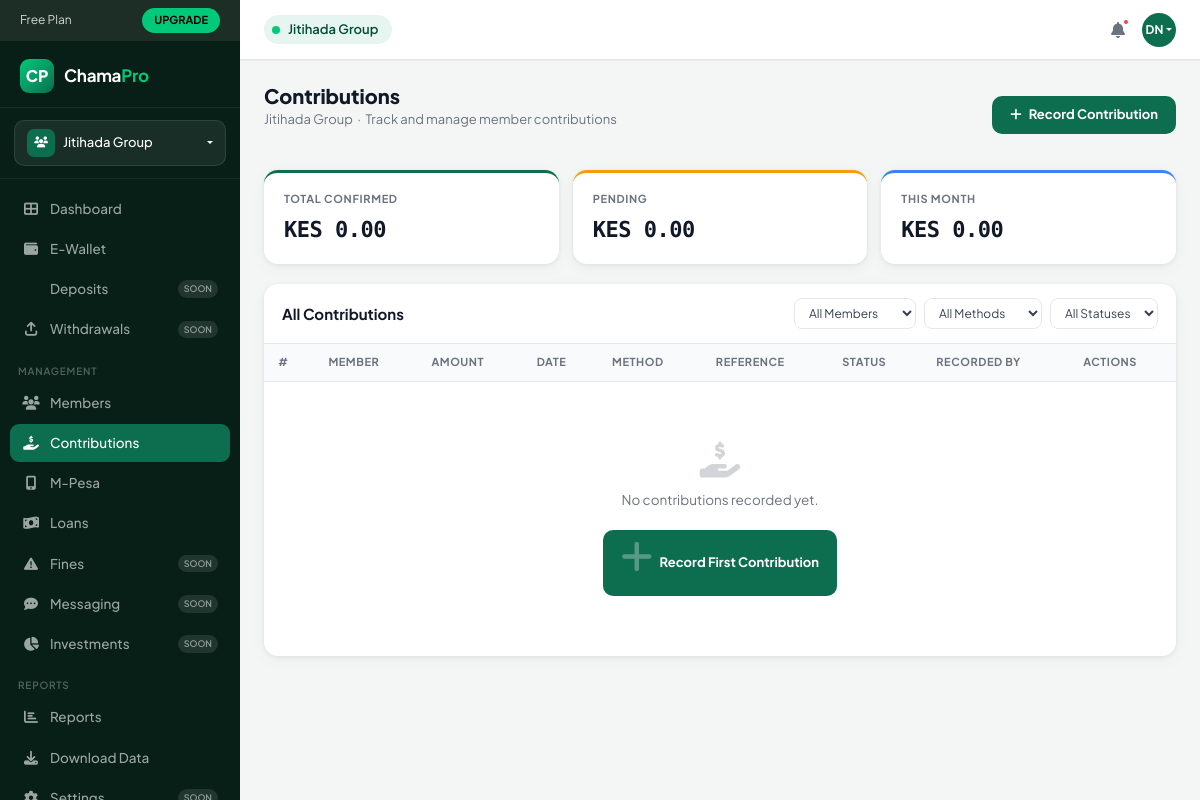
Before: /chama/2/contributions/ (signed in) with the older database file.
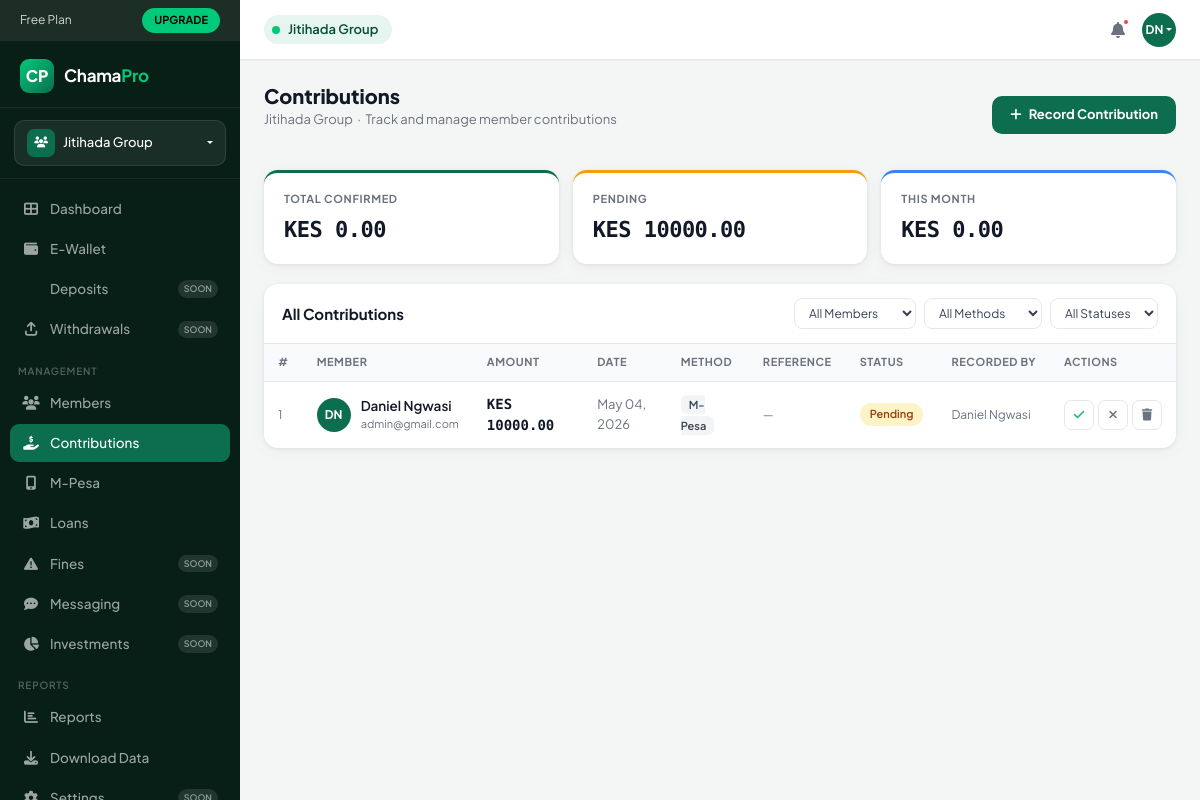
After: the same page with the newer database file.
### chamapro/models.py (models this page shows, shortened)
class Chama(models.Model):
    name = models.CharField(max_length=255)
    description = models.TextField(blank=True, null=True)
    created_by = models.ForeignKey(
        'User', null=True, blank=True, on_delete=models.SET_NULL, related_name='created_chamas'
    )
    currency = models.CharField(max_length=10, default='KES')
    contribution_amount = models.DecimalField(max_digits=12, decimal_places=2, default=0)
    contribution_day = models.PositiveSmallIntegerField(default=5)
    meeting_day = models.CharField(max_length=20, blank=True, null=True)
    settings = models.JSONField(default=dict, blank=True)
    is_active = models.BooleanField(default=True)
    created_at = models.DateTimeField(auto_now_add=True)

class User(AbstractUser):
    phone = models.CharField(max_length=30, unique=True, null=True, blank=True)

class Contribution(models.Model):
    PAYMENT_METHODS = [
        ('mpesa', 'M-Pesa'),
        ('bank', 'Bank Transfer'),
        ('cash', 'Cash'),
        ('cheque', 'Cheque'),
    ]
    STATUS_CHOICES = [
        ('pending', 'Pending'),
        ('confirmed', 'Confirmed'),
        ('rejected', 'Rejected'),
    ]
    chama = models.ForeignKey(Chama, on_delete=models.CASCADE, related_name='contributions')
    member = models.ForeignKey('User', on_delete=models.CASCADE, related_name='contributions')
    amount = models.DecimalField(max_digits=12, decimal_places=2)
    payment_method = models.CharField(max_length=20, choices=PAYMENT_METHODS, default='cash')
    reference = models.CharField(max_length=255, blank=True, null=True)
    notes = models.TextField(blank=True, null=True)
    status = models.CharField(max_length=20, choices=STATUS_CHOICES, default='confirmed')
    date = models.DateField(default=timezone.now)
    recorded_by = models.ForeignKey(
        'User', null=True, blank=True, on_delete=models.SET_NULL, related_name='recorded_contributions'
    )
    created_at = models.DateTimeField(auto_now_add=True)
    class Meta:
        ordering = ['-date', '-created_at']

### chamapro/views.py (the view)
# urls.py: path('chama/<int:chama_id>/contributions/', views.contributions, name='contributions'),
@login_required(login_url='login')
def contributions(request, chama_id):
    chama = get_object_or_404(Chama, id=chama_id)
    my = get_object_or_404(Membership, chama=chama, user=request.user, active=True)
    contribs = chama.contributions.select_related('member', 'recorded_by').order_by('-date', '-created_at')
    member_filter = request.GET.get('member', '')
    method_filter = request.GET.get('method', '')
    status_filter = request.GET.get('status', '')
    if member_filter:
        contribs = contribs.filter(member_id=member_filter)
    if method_filter:
        contribs = contribs.filter(payment_method=method_filter)
    if status_filter:
        contribs = contribs.filter(status=status_filter)
    today = datetime.date.today()
    total_confirmed  = chama.contributions.filter(status='confirmed').aggregate(t=Sum('amount'))['t'] or 0
    total_pending    = chama.contributions.filter(status='pending').aggregate(t=Sum('amount'))['t'] or 0
    total_this_month = chama.contributions.filter(
        status='confirmed', date__month=today.month, date__year=today.year,
    ).aggregate(t=Sum('amount'))['t'] or 0
    members = chama.memberships.filter(active=True).select_related('user')
    context = {
        'chama': chama,
        'my_membership': my,
        'can_manage': my.role in ('admin', 'treasurer'),
        'contributions': contribs,
        'members': members,
        'total_confirmed': total_confirmed,
        'total_pending': total_pending,
        'total_this_month': total_this_month,
        'member_filter': member_filter,
        'method_filter': method_filter,
        'status_filter': status_filter,
        'payment_methods': Contribution.PAYMENT_METHODS,
    }
    return render(request, 'contributions.html', context)

### chamapro/templates/contributions.html (shortened to what this page needs)
{% load static %}
<!DOCTYPE html>
<html lang="en">
<head>
  <link href="https://cdn.jsdelivr.net/npm/bootstrap@5.3.2/dist/css/bootstrap.min.css" rel="stylesheet">
  <link rel="stylesheet" href="https://cdnjs.cloudflare.com/ajax/libs/font-awesome/6.4.2/css/all.min.css">
</head>
<body>
<aside class="sidebar">
  <div class="plan-banner">
    <span>Free Plan</span>
    <a href="#" class="upgrade-btn">UPGRADE</a>
  </div>
  <div class="sidebar-logo">
    <div class="logo-icon">CP</div>
    <div class="logo-text">Chama<span>Pro</span></div>
  </div>
  <div class="chama-selector-wrap">
    <div class="dropdown">
      <div class="chama-btn dropdown-toggle" data-bs-toggle="dropdown">
        <div class="chama-icon"><i class="fas fa-users" style="font-size:11px;"></i></div>
        <span class="chama-name">{{ chama.name }}</span>
      </div>
    </div>
  </div>
  <nav style="flex:1;padding-bottom:8px;">
    <div class="nav-section">
      <div class="nav-item-wrap">
        <a href="{% url 'dashboard' %}" class="nav-link-cp"><i class="fas fa-th-large"></i> Dashboard</a>
      </div>
      <div class="nav-item-wrap">
        <a href="{% url 'wallet_dashboard' chama.id %}" class="nav-link-cp"><i class="fas fa-wallet"></i> E-Wallet</a>
      </div>
      <div class="nav-item-wrap">
        <a href="#" class="nav-link-cp"> Deposits <span class="badge-soon">SOON</span></a>
      </div>
      <div class="nav-item-wrap">
        <a href="#" class="nav-link-cp"><i class="fas fa-arrow-up-from-bracket"></i> Withdrawals <span class="badge-soon">SOON</span></a>
      </div>
    </div>
    <div class="nav-section">
      <div class="nav-section-label">Management</div>
      <div class="nav-item-wrap">
        <a href="{% url 'chama_members' chama.id %}" class="nav-link-cp"><i class="fas fa-users"></i> Members</a>
      </div>
      <div class="nav-item-wrap">
        <a href="{% url 'contributions' chama.id %}" class="nav-link-cp active"><i class="fas fa-hand-holding-dollar"></i> Contributions</a>
      </div>
      <div class="nav-item-wrap">
        <a href="{% url 'mpesa_transactions' chama.id %}" class="nav-link-cp"><i class="fas fa-mobile-screen-button"></i> M-Pesa</a>
      </div>
      <div class="nav-item-wrap">
        <a href="{% url 'loans' chama.id %}" class="nav-link-cp"><i class="fas fa-money-bill-wave"></i> Loans</a>
      </div>
      <div class="nav-item-wrap">
        <a href="#" class="nav-link-cp"><i class="fas fa-triangle-exclamation"></i> Fines <span class="badge-soon">SOON</span></a>
      </div>
      <div class="nav-item-wrap">
        <a href="#" class="nav-link-cp"><i class="fas fa-comment-dots"></i> Messaging <span class="badge-soon">SOON</span></a>
      </div>
      <div class="nav-item-wrap">
        <a href="#" class="nav-link-cp"><i class="fas fa-chart-pie"></i> Investments <span class="badge-soon">SOON</span></a>
      </div>
    </div>
    <div class="nav-section">
      <div class="nav-section-label">Reports</div>
      <div class="nav-item-wrap">
        <a href="{% url 'reports' chama.id %}" class="nav-link-cp"><i class="fas fa-chart-bar"></i> Reports</a>
      </div>
      <div class="nav-item-wrap">
        <a href="{% url 'export_report_excel' chama.id %}" class="nav-link-cp"><i class="fas fa-download"></i> Download Data</a>
      </div>
      <div class="nav-item-wrap">
        <a href="#" class="nav-link-cp"><i class="fas fa-cog"></i> Settings <span class="badge-soon">SOON</span></a>
      </div>
    </div>
  </nav>
</aside>
<header class="topbar">
  <div class="topbar-group-badge">
    <div class="dot"></div>
    <span>{{ chama.name|truncatechars:25 }}</span>
  </div>
  <div class="topbar-right">
    <button class="topbar-icon-btn"><i class="fas fa-bell"></i><div class="notif-dot"></div></button>
    <div class="dropdown">
      <div class="topbar-avatar dropdown-toggle" data-bs-toggle="dropdown">
        {{ user.first_name.0|upper }}{{ user.last_name.0|upper }}
      </div>
    </div>
  </div>
</header>
<div class="main-wrap">
  <div class="main-content">
    <div class="d-flex align-items-center justify-content-between mb-4 flex-wrap gap-3">
      <div>
        <h1 class="page-title">Contributions</h1>
        <p class="page-sub">{{ chama.name }} &nbsp;·&nbsp; Track and manage member contributions</p>
      </div>
      {% if can_manage %}
      <button class="btn-add" data-bs-toggle="modal" data-bs-target="#addContribModal">
        <i class="fas fa-plus"></i> Record Contribution
      </button>
      {% endif %}
    </div>
    <div class="stat-row">
      <div class="stat-card">
        <div class="stat-label">Total Confirmed</div>
        <div class="stat-value">KES {{ total_confirmed|floatformat:2 }}</div>
      </div>
      <div class="stat-card warning">
        <div class="stat-label">Pending</div>
        <div class="stat-value">KES {{ total_pending|floatformat:2 }}</div>
      </div>
      <div class="stat-card info">
        <div class="stat-label">This Month</div>
        <div class="stat-value">KES {{ total_this_month|floatformat:2 }}</div>
      </div>
    </div>
    <div class="table-card">
      <div class="table-card-header">
        <h6>All Contributions</h6>
        <form method="get" class="filters" id="filterForm">
          <select name="member" class="filter-select" onchange="document.getElementById('filterForm').submit()">
            <option value="">All Members</option>
          </select>
          <select name="method" class="filter-select" onchange="document.getElementById('filterForm').submit()">
            <option value="">All Methods</option>
          </select>
          <select name="status" class="filter-select" onchange="document.getElementById('filterForm').submit()">
            <option value="">All Statuses</option>
          </select>
        </form>
      </div>
      <div class="table-responsive">
        <table>
          <thead>
            <tr>
              <th>#</th>
              <th>Member</th>
              <th>Amount</th>
              <th>Date</th>
              <th>Method</th>
              <th>Reference</th>
              <th>Status</th>
              <th>Recorded by</th>
              {% if can_manage %}<th>Actions</th>{% endif %}
            </tr>
          </thead>
          <tbody>
            {% for c in contributions %}
            <tr>
              <td style="color:var(--muted);font-size:12px;">{{ forloop.counter }}</td>
              <td>
                <div class="member-cell">
                  <div class="avatar-sm">{{ c.member.first_name.0|upper }}{{ c.member.last_name.0|upper }}</div>
                  <div>
                    <div class="member-name">{{ c.member.get_full_name|default:c.member.username }}</div>
                    <div class="member-email">{{ c.member.email }}</div>
                  </div>
                </div>
              </td>
              <td class="amount-cell">{{ chama.currency }} {{ c.amount|floatformat:2 }}</td>
              <td style="color:var(--muted);font-size:13px;">{{ c.date|date:"M d, Y" }}</td>
              <td><span class="method-badge">{{ c.get_payment_method_display }}</span></td>
              <td style="font-size:12px;color:var(--muted);">{{ c.reference|default:"—" }}</td>
              <td><span class="badge-status badge-{{ c.status }}">{{ c.get_status_display }}</span></td>
              <td style="font-size:12px;color:var(--muted);">{{ c.recorded_by.get_full_name|default:"—" }}</td>
              {% if can_manage %}
              <td>
                <div style="display:flex;gap:4px;">
                  {% if c.status == 'pending' %}
                  <form method="post" action="{% url 'contribution_status_update' chama.id c.id %}">
                    <button type="submit" class="action-btn" title="Confirm" style="color:#10b981;">
                      <i class="fas fa-check"></i>
                    </button>
                  </form>
                  <form method="post" action="{% url 'contribution_status_update' chama.id c.id %}">
                    <button type="submit" class="action-btn danger" title="Reject">
                      <i class="fas fa-times"></i>
                    </button>
                  </form>
                  {% endif %}
                  <form method="post" action="{% url 'contribution_delete' chama.id c.id %}"
                        onsubmit="return confirm('Delete this contribution?')">
                    <button type="submit" class="action-btn danger" title="Delete">
                      <i class="fas fa-trash"></i>
                    </button>
                  </form>
                </div>
              </td>
              {% endif %}
            </tr>
            {% empty %}
            <tr>
              <td colspan="9">
                <div class="empty-state">
                  <i class="fas fa-hand-holding-dollar"></i>
                  No contributions recorded yet.
                  {% if can_manage %}
                  <br><br>
                  <button class="btn-add" data-bs-toggle="modal" data-bs-target="#addContribModal">
                    <i class="fas fa-plus"></i> Record First Contribution
                  </button>
                  {% endif %}
                </div>
              </td>
            </tr>
            {% endfor %}
          </tbody>
        </table>
      </div>
    </div>
  </div>
</div>
</body>
</html>

Changed rows visible on the page:
added Contribution: member.first_name.0 "D", member.last_name.0 "N", member.get_full_name "Daniel Ngwasi", member.email "admin@gmail.com", {{ chama.currency }} "KES", amount "10000.00", date "May 04, 2026", payment_method "M-Pesa", reference "—", status "Pending", recorded_by.get_full_name "Daniel Ngwasi"
Other visible differences:
{{ total_pending|floatformat:2 }}: "0.00" → "10000.00"
text no longer shown: "No contributions recorded yet. Record First Contribution"
